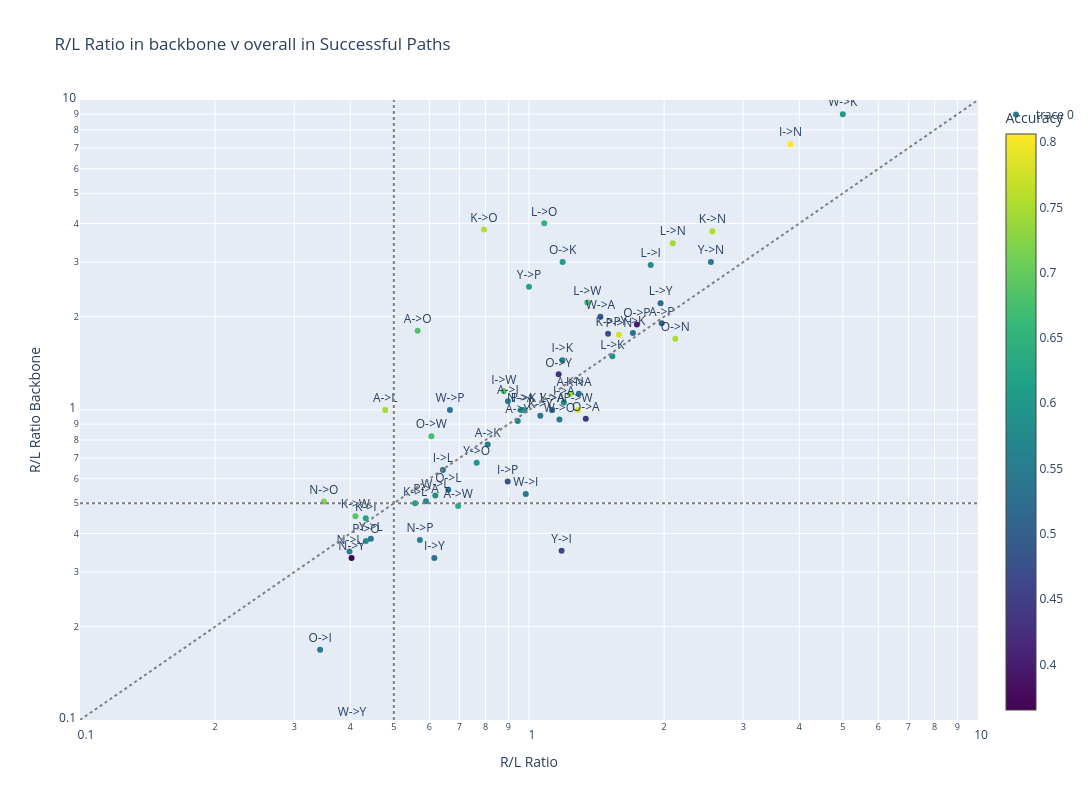

Notebook code for this chart:
### Code cell
# Create scatter plot
fig = go.Figure()
fig.add_trace(go.Scatter(
    x=RL_ratios,
    y=backbone_RL_ratios,
    mode='markers+text',
    text=labels,
    textposition="top center",
    marker=dict(
        color=accs,
        colorscale='Viridis',
        showscale=True,
        colorbar=dict(title="Accuracy")
    ),
    hovertemplate="R/L Ratio: %{x}<br>R/L ratio bacbone: %{y}<br>Path: %{text}<br>Accuracy: %{marker.color:.2f}<extra></extra>"
))

# Add reference lines
fig.add_trace(go.Scatter(
    x=[0.1, 10],
    y=[0.5, 0.5],
    mode='lines',
    line=dict(dash='dot', color='gray'),
    showlegend=False
))

fig.add_trace(go.Scatter(
    x=[0.5, 0.5],
    y=[0.1, 10],
    mode='lines', 
    line=dict(dash='dot', color='gray'),
    showlegend=False
))

fig.add_trace(go.Scatter(
    x=[0.1, 10],
    y=[0.1, 10],
    mode='lines',
    line=dict(dash='dot', color='gray'),
    showlegend=False
))

fig.update_layout(
    width=1200,
    height=800,
    xaxis_title="R/L Ratio",
    yaxis_title="R/L Ratio Backbone",
    title="R/L Ratio in backbone v overall in Successful Paths",
    xaxis_type="log",
    yaxis_type="log",
    xaxis=dict(range=[-1, 1]), # 10^-1 to 10^1
    yaxis=dict(range=[-1, 1])
)

fig.show()

### Figure 1 — Plotly figure (JSON) as saved in the notebook; plotly's stock layout.template omitted (floating-point values rounded to 4 significant figures)
{"data": [{"hovertemplate": "R/L Ratio: %{x}<br>R/L ratio bacbone: %{y}<br>Path: %{text}<br>Accuracy: %{marker.color:.2f}<extra></extra>", "marker": {"color": [0.5556, 0.5469, 0.7463, 0.7258, 0.6825, 0.5, 0.6349, 0.5556, 0.5735, 0.5556, 0.5294, 0.8061, 0.6667, 0.4762, 0.6875, 0.5294, 0.5238, 0.619, 0.6119, 0.75, 0.7581, 0.4677, 0.6866, 0.5397, 0.6508, 0.5781, 0.5882, 0.746, 0.6515, 0.5079, 0.6719, 0.5147, 0.5882, 0.6349, 0.5938, 0.5625, 0.7188, 0.5556, 0.6324, 0.3651, 0.4375, 0.5441, 0.6032, 0.5397, 0.75, 0.3971, 0.6716, 0.4286, 0.5714, 0.6618, 0.5942, 0.5672, 0.7778, 0.5846, 0.7778, 0.5238, 0.4839, 0.5373, 0.6032, 0.5873, 0.7258, 0.5397, 0.5323, 0.6232, 0.5147, 0.4603, 0.5238, 0.5397, 0.5441, 0.5882, 0.619, 0.6667], "colorbar": {"title": {"text": "Accuracy"}}, "colorscale": [[0, "#440154"], [0.1111, "#482878"], [0.2222, "#3e4989"], [0.3333, "#31688e"], [0.4444, "#26828e"], [0.5556, "#1f9e89"], [0.6667, "#35b779"], [0.7778, "#6ece58"], [0.8889, "#b5de2b"], [1, "#fde725"]], "showscale": true}, "mode": "markers+text", "text": ["A->I", "A->K", "A->L", "A->N", "A->O", "A->P", "A->W", "A->Y", "I->A", "I->K", "I->L", "I->N", "I->O", "I->P", "I->W", "I->Y", "K->A", "K->I", "K->L", "K->N", "K->O", "K->P", "K->W", "K->Y", "L->A", "L->I", "L->K", "L->N", "L->O", "L->P", "L->W", "L->Y", "N->A", "N->I", "N->K", "N->L", "N->O", "N->P", "N->W", "N->Y", "O->A", "O->I", "O->K", "O->L", "O->N", "O->P", "O->W", "O->Y", "P->A", "P->I", "P->K", "P->L", "P->N", "P->O", "P->W", "P->Y", "W->A", "W->I", "W->K", "W->L", "W->N", "W->O", "W->P", "W->Y", "Y->A", "Y->I", "Y->K", "Y->L", "Y->N", "Y->O", "Y->P", "Y->W"], "textposition": "top center", "type": "scatter", "x": [0.8977, 0.8091, 0.4783, 1.235, 0.5649, 1.975, 0.6952, 0.9438, 1.195, 1.186, 0.6429, 3.822, 1.507, 0.8966, 0.8788, 0.6154, 1.291, 0.433, 0.5577, 2.561, 0.7939, 1.5, 0.4105, 1.06, 1.125, 1.867, 1.533, 2.09, 1.081, 17, 1.348, 1.964, 0.9583, 0.1111, 0.1167, 0.3983, 0.3492, 0.5714, 0.1667, 0.4026, 1.338, 0.3426, 1.188, 0.6612, 2.118, 1.739, 0.6061, 1.164, 0.5897, 0.8068, 0.9718, 0.1452, 1.586, 0.4333, 1.286, 0.06522, 1.442, 0.9836, 5, 0.6186, 7.381, 1.169, 0.6667, 0.4035, 1.127, 1.182, 1.704, 0.4444, 2.542, 0.7647, 1, 8.833], "y": [1.067, 0.7733, 1, 1.129, 1.8, 1.903, 0.4898, 0.9216, 1.056, 1.447, 0.64, 7.2, 22.67, 0.5882, 1.149, 0.3333, 1.129, 0.4474, 0.5, 3.774, 3.824, 1.762, 0.4545, 0.9574, 1, 2.935, 1.49, 3.452, 4, 31, 2.222, 2.211, 1, 0.07317, 0.03774, 0.3494, 0.5068, 0.381, 0.07447, 0.3333, 0.9365, 0.1685, 3, 0.5529, 1.698, 1.889, 0.8235, 1.303, 0.5082, null, 1, 0.03226, 1.75, 0.3778, 1, 0.01429, 2, 0.5357, 9, 0.5294, 19, 0.9322, 1, 0.09756, 1, 0.3514, 1.773, 0.3846, 3, 0.6761, 2.5, 37]}, {"line": {"color": "gray", "dash": "dot"}, "mode": "lines", "showlegend": false, "type": "scatter", "x": [0.1, 10], "y": [0.5, 0.5]}, {"line": {"color": "gray", "dash": "dot"}, "mode": "lines", "showlegend": false, "type": "scatter", "x": [0.5, 0.5], "y": [0.1, 10]}, {"line": {"color": "gray", "dash": "dot"}, "mode": "lines", "showlegend": false, "type": "scatter", "x": [0.1, 10], "y": [0.1, 10]}], "layout": {"height": 800, "title": {"text": "R/L Ratio in backbone v overall in Successful Paths"}, "width": 1200, "xaxis": {"range": [-1, 1], "title": {"text": "R/L Ratio"}, "type": "log"}, "yaxis": {"range": [-1, 1], "title": {"text": "R/L Ratio Backbone"}, "type": "log"}}}
